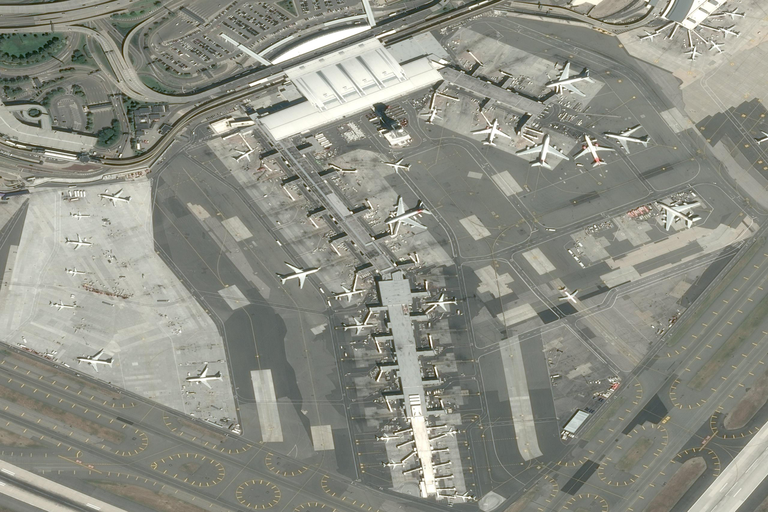
#> input picture datasets/images_size/014de911-7810-4f7d-8967-3e5402209f4a resized.png, 768 x 512 px, found by its file name; its folder holds only this picture in this run
$ jupyter execute --allow-errors M2s2_Projet_Imagerie_Computationnelle.ipynb   (shell and % lines are left out)   (older library calls are emulated)
#> lines starting #> are read from the running program, lines starting #| are printed output that depends on the picture; long printed decimals are rounded
# Reproduction des résultats de l'article :

[cell 1]
from PIL import Image
import os, sys

path = "C:/ai/images2/"
#> (the rest of this cell did not finish here and is left out)

# Creation des filtres à la main et comparaison avec le modèle d'apprentissage sur notre Dataset

[cell 2]
import numpy as np
import matplotlib.pyplot as plt
import cv2 as cv

[cell 3]
def mse(image1, image2):
    err = np.sum((image1 - image2) ** 2) / image1.size
    return err

def psnr(image1, image2):
    mse_val = mse(image1, image2)
    if mse_val == 0:
        return float('inf')
    return 20 * np.log10(1 / np.sqrt(mse_val))

[cell 4]
path = "C:/ai/images_size/"
path_noise = "C:/ai/images_noise/"
path_filter = "C:/ai/images_filter/"

dirs = os.listdir( path )
print(dirs)

psnr_noise_list = []
psnr_bilfilter_list = []

for item in dirs:
    if os.path.isfile(os.path.expanduser(path+item)):
        print(path+item)

        im_clean = plt.imread(os.path.expanduser(path+item))
#> im_clean is the input picture: shape (512, 768, 3) float32; mean R, G, B 0.549, 0.555, 0.516
        im = plt.imread(os.path.expanduser(path_noise+item))
        psnr_noise = psnr(im_clean, im)
#> in mse, `err = np.sum((image1 - image2) ** 2) / image1.size`: err = 0
#> psnr_noise = inf
        psnr_noise_list.append(psnr_noise)

        im_float = np.float32(im)
        im_bilfilter = cv.bilateralFilter(im, 9, 75, 75)
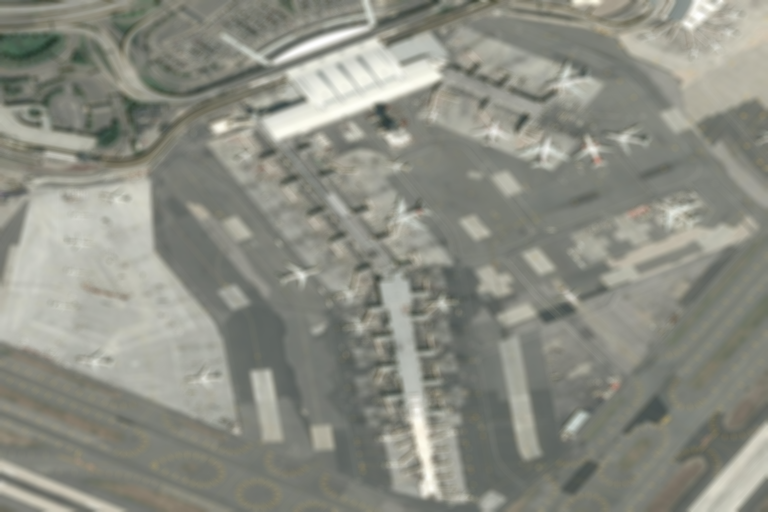
#> im_bilfilter: shape (512, 768, 3) float32; mean R, G, B 0.549, 0.555, 0.516
        psnr_bilfilter = psnr(im_clean, im_bilfilter)
#> psnr_bilfilter = 23.31
        psnr_bilfilter_list.append(psnr_bilfilter)

        plt.imsave(path_filter + item + ' _bilfilt' + 'av' + "{:.2f}".format(psnr_noise) + 'ap' + "{:.2f}".format(psnr_bilfilter) + '.png', im_bilfilter)

print("psnr noise mean :", np.mean(psnr_noise_list))
#| psnr noise mean : inf
print("psnr bilfilter mean :", np.mean(psnr_bilfilter_list))
#| psnr bilfilter mean : 23.305

[cell 5]
import bm3d

[cell 6]
path = "C:/ai/images_size/"
path_noise = "C:/ai/images_noise/"
path_filter = "C:/ai/images_filter/"

dirs = os.listdir( path )
print(dirs)

psnr_noise_list = []
psnr_filter_list = []

#> (the rest of this cell did not finish here and is left out)


$ run again, on datasets/images_size/074737f4-7f59-4729-be5d-67f6f1d34668 resized.png
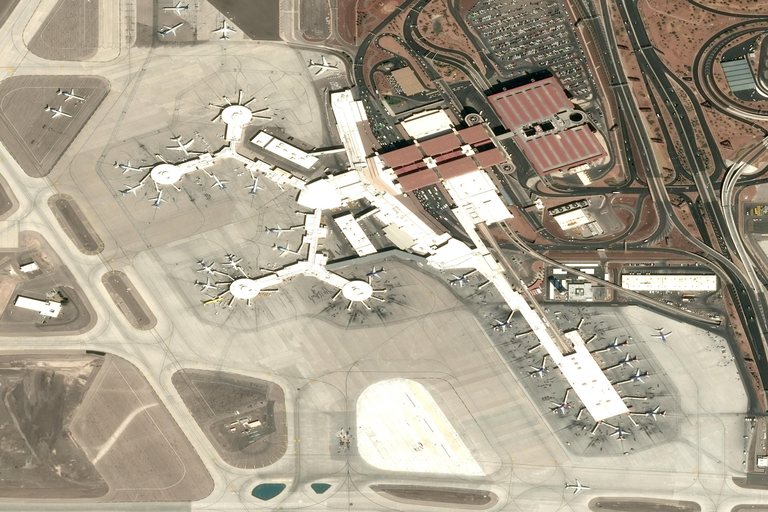
#> input picture datasets/images_size/074737f4-7f59-4729-be5d-67f6f1d34668 resized.png, 768 x 512 px, found by its file name
#> im_clean is the input picture: shape (512, 768, 3) float32; mean R, G, B 0.662, 0.626, 0.556
#> err = 0
#> psnr_noise = inf
#> `im_bilfilter = cv.bilateralFilter(im, 9, 75, 75)`:
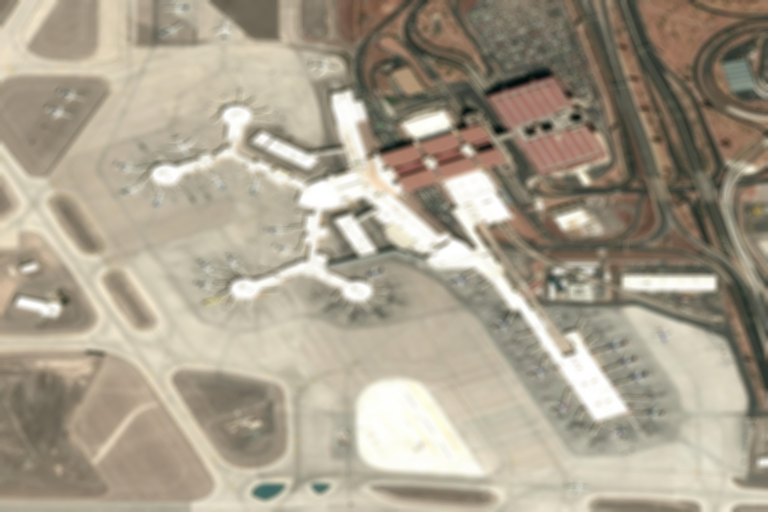
#> im_bilfilter: shape (512, 768, 3) float32; mean R, G, B 0.662, 0.626, 0.556
#> psnr_bilfilter = 21.74
#| psnr noise mean : inf
#| psnr bilfilter mean : 21.739

$ run again, on datasets/images_size/11928d1c-44c7-4d3d-b593-9cdfd5f6f367 resized.png
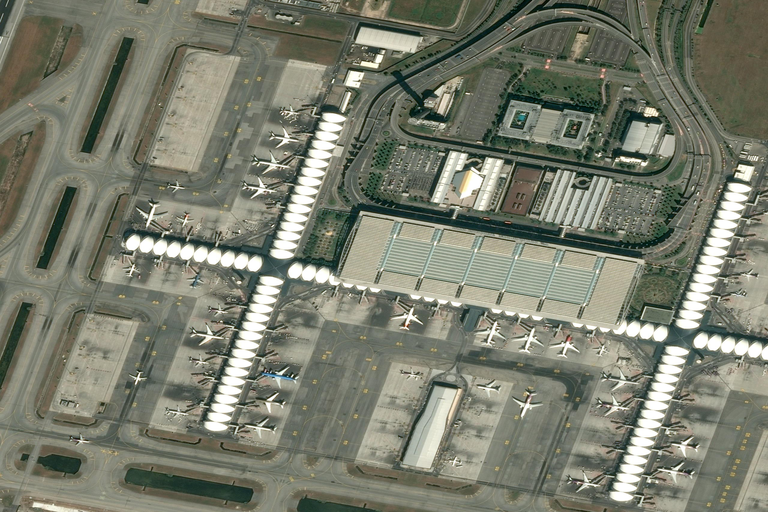
#> input picture datasets/images_size/11928d1c-44c7-4d3d-b593-9cdfd5f6f367 resized.png, 768 x 512 px, found by its file name
#> im_clean is the input picture: shape (512, 768, 3) float32; mean R, G, B 0.476, 0.489, 0.429
#> err = 0
#> psnr_noise = inf
#> `im_bilfilter = cv.bilateralFilter(im, 9, 75, 75)`:
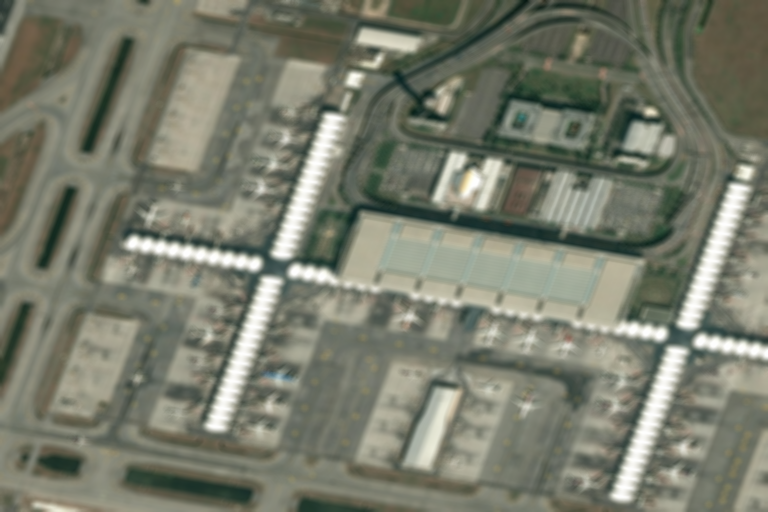
#> im_bilfilter: shape (512, 768, 3) float32; mean R, G, B 0.476, 0.489, 0.429
#> psnr_bilfilter = 21.86
#| psnr noise mean : inf
#| psnr bilfilter mean : 21.861

$ run again, on datasets/images_size/12210ad7-83f8-4b54-bb4b-e93f8ff6ac1f resized.png
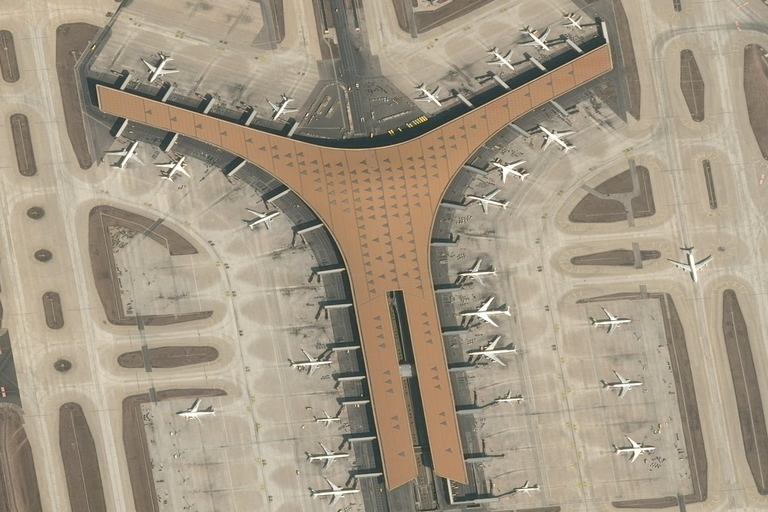
#> input picture datasets/images_size/12210ad7-83f8-4b54-bb4b-e93f8ff6ac1f resized.png, 768 x 512 px, found by its file name
#> im_clean is the input picture: shape (512, 768, 3) float32; mean R, G, B 0.643, 0.595, 0.519
#> err = 0
#> psnr_noise = inf
#> `im_bilfilter = cv.bilateralFilter(im, 9, 75, 75)`:
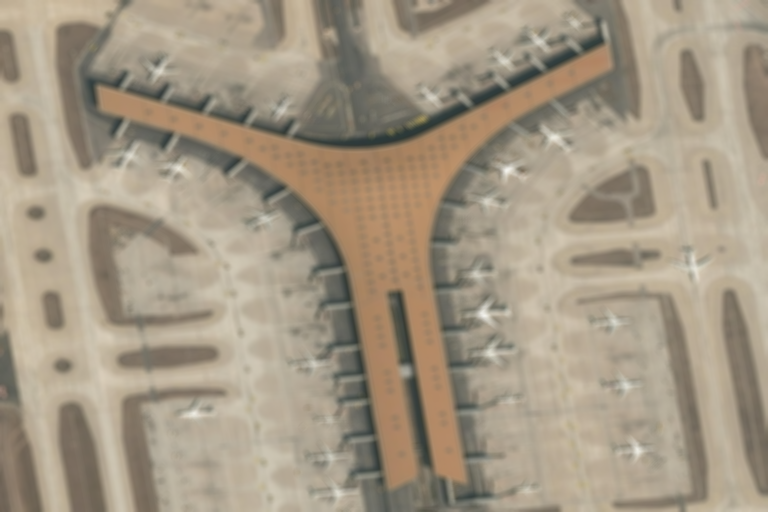
#> im_bilfilter: shape (512, 768, 3) float32; mean R, G, B 0.643, 0.595, 0.519
#> psnr_bilfilter = 25.31
#| psnr noise mean : inf
#| psnr bilfilter mean : 25.308

$ run again, on datasets/images_size/0263270b-e3ee-41dc-aeef-43ff77e66d5b resized.png
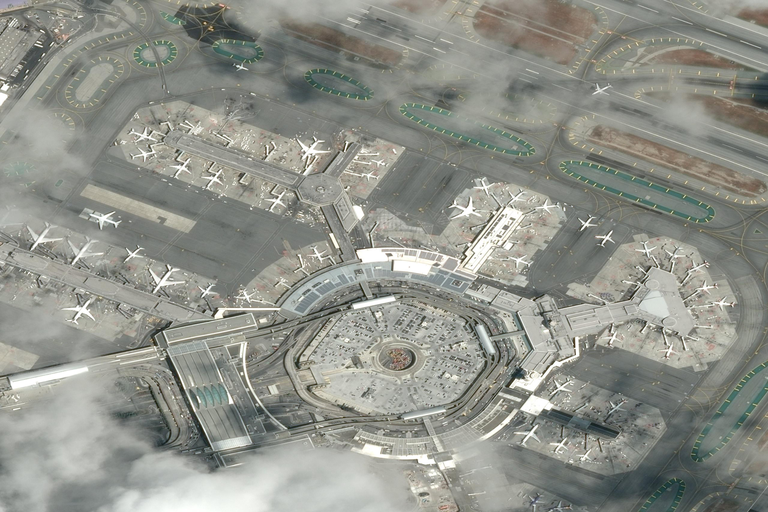
#> input picture datasets/images_size/0263270b-e3ee-41dc-aeef-43ff77e66d5b resized.png, 768 x 512 px, found by its file name
#> im_clean is the input picture: shape (512, 768, 3) float32; mean R, G, B 0.562, 0.571, 0.54
#> err = 0
#> psnr_noise = inf
#> `im_bilfilter = cv.bilateralFilter(im, 9, 75, 75)`:
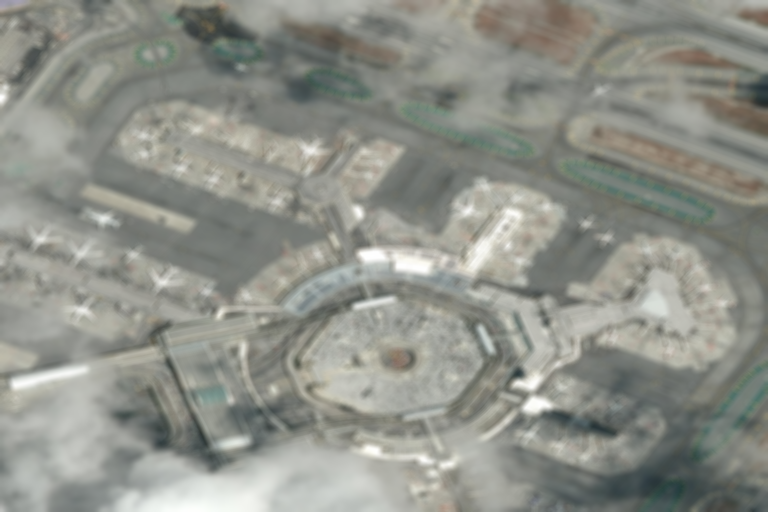
#> im_bilfilter: shape (512, 768, 3) float32; mean R, G, B 0.562, 0.571, 0.54
#> psnr_bilfilter = 23.59
#| psnr noise mean : inf
#| psnr bilfilter mean : 23.595
